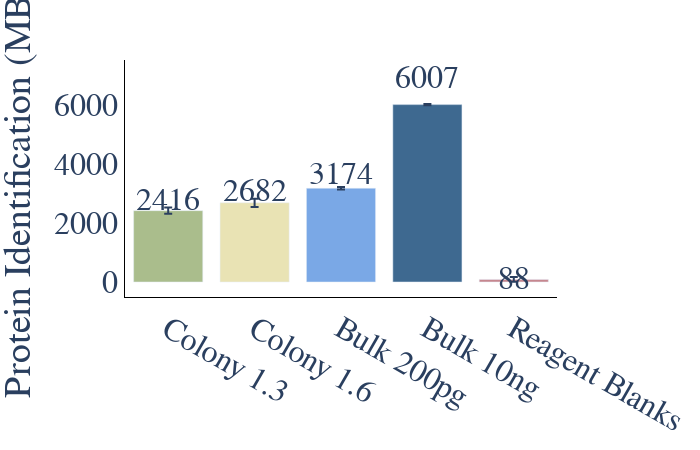

The notebook cell this image was saved under:
### Code cell
#ID plot(protein and peptides)
plot_options={
            "mean label": "True",
            "error bar": "ci95", #None, stdev, or ci95
            "X Title": "Conditions",
            "Y Title": "Protein Identification (MBR)",
            "color": ["#3E6990", "#7aa8e6","#AABD8C", "#E9E3B4", "#C6878F", "#fac8d3","#F39B6D",  "pink",
                  "orange", "brown", "pink", "gray", "olive", "cyan", "black","red",
                  "yellow","green","blue","indigo","violet"],
            "width": 700,
            "height": 450,
            "font": dict(size=32, family="Arial black"),
            "ID mode": "total",#grouped, total, MS2, grouped_stacked, stacked
            "Group By X": "Sample Amount", #ID_Mode does MS2 vs MBR
            "Group By Color": "Acquisition Mode",#ID_Mode does MS2 vs MBR
            "Group By Stack": "ID_Mode",#ID_Mode does MS2 vs MBR
        }
plot_options["plot_type"] = "1" # 1 is protein, 2 is peptide

# display(data_obj["peptide_ID_Summary"])
# pd.merge(data_obj["peptide_ID_Summary"],data_obj["run_metadata"]).to_csv("csv/pep.csv")
# display(data_obj["run_metadata"])
# display(data_obj["protein_ID_Summary"])
# pd.merge(data_obj["protein_ID_Summary"],data_obj["run_metadata"]).to_csv("csv/pep.csv")

figure ,_ ,_ =ID_plots(data_obj, plot_options, saved_settings,username="20min")
figure.update_layout(showlegend=False,xaxis_title=None)
figure.write_image("20min_IDs.png", scale=10, width = 1000, height=1000)
figure.show()

### Figure 1 — Plotly figure (JSON) as saved in the notebook; plotly's stock layout.template omitted (floating-point values rounded to 4 significant figures)
{"data": [{"alignmentgroup": "True", "error_y": {"array": [17.65]}, "hovertemplate": "Conditions=%{x}<br>IDs=%{y}<extra></extra>", "legendgroup": "Bulk 10ng", "marker": {"color": "#3E6990", "pattern": {"shape": ""}}, "name": "Bulk 10ng", "offsetgroup": "Bulk 10ng", "orientation": "v", "showlegend": true, "textposition": "auto", "type": "bar", "x": ["Bulk 10ng"], "xaxis": "x", "y": [6008.0], "yaxis": "y"}, {"alignmentgroup": "True", "error_y": {"array": [40.53]}, "hovertemplate": "Conditions=%{x}<br>IDs=%{y}<extra></extra>", "legendgroup": "Bulk 200pg", "marker": {"color": "#7aa8e6", "pattern": {"shape": ""}}, "name": "Bulk 200pg", "offsetgroup": "Bulk 200pg", "orientation": "v", "showlegend": true, "textposition": "auto", "type": "bar", "x": ["Bulk 200pg"], "xaxis": "x", "y": [3175.0], "yaxis": "y"}, {"alignmentgroup": "True", "error_y": {"array": [105.0]}, "hovertemplate": "Conditions=%{x}<br>IDs=%{y}<extra></extra>", "legendgroup": "Colony 1.3", "marker": {"color": "#AABD8C", "pattern": {"shape": ""}}, "name": "Colony 1.3", "offsetgroup": "Colony 1.3", "orientation": "v", "showlegend": true, "textposition": "auto", "type": "bar", "x": ["Colony 1.3"], "xaxis": "x", "y": [2417.0], "yaxis": "y"}, {"alignmentgroup": "True", "error_y": {"array": [138.9]}, "hovertemplate": "Conditions=%{x}<br>IDs=%{y}<extra></extra>", "legendgroup": "Colony 1.6", "marker": {"color": "#E9E3B4", "pattern": {"shape": ""}}, "name": "Colony 1.6", "offsetgroup": "Colony 1.6", "orientation": "v", "showlegend": true, "textposition": "auto", "type": "bar", "x": ["Colony 1.6"], "xaxis": "x", "y": [2682.0], "yaxis": "y"}, {"alignmentgroup": "True", "error_y": {"array": [79.74]}, "hovertemplate": "Conditions=%{x}<br>IDs=%{y}<extra></extra>", "legendgroup": "Reagent Blanks", "marker": {"color": "#C6878F", "pattern": {"shape": ""}}, "name": "Reagent Blanks", "offsetgroup": "Reagent Blanks", "orientation": "v", "showlegend": true, "textposition": "auto", "type": "bar", "x": ["Reagent Blanks"], "xaxis": "x", "y": [88.67], "yaxis": "y"}], "layout": {"annotations": [{"showarrow": false, "text": "6007", "x": "Bulk 10ng", "y": 6909.0}, {"showarrow": false, "text": "3174", "x": "Bulk 200pg", "y": 3651.0}, {"showarrow": false, "text": "2416", "x": "Colony 1.3", "y": 2779.0}, {"showarrow": false, "text": "2682", "x": "Colony 1.6", "y": 3085.0}, {"showarrow": false, "text": "88", "x": "Reagent Blanks", "y": 102.0}], "barmode": "relative", "font": {"family": "Arial black", "size": 32}, "height": 450, "legend": {"title": {"text": "Conditions"}, "tracegroupgap": 0}, "margin": {"t": 60}, "paper_bgcolor": "rgba(255, 255, 255, 255)", "plot_bgcolor": "rgba(255, 255, 255, 255)", "showlegend": false, "width": 700, "xaxis": {"anchor": "y", "categoryarray": ["Colony 1.3", "Colony 1.6", "Bulk 200pg", "Bulk 10ng", "Reagent Blanks"], "categoryorder": "array", "domain": [0, 1], "linecolor": "black", "linewidth": 1, "showline": true, "title": {}}, "yaxis": {"anchor": "x", "domain": [0, 1], "linecolor": "black", "linewidth": 1, "showline": true, "title": {"text": "Protein Identification (MBR)"}}}}
